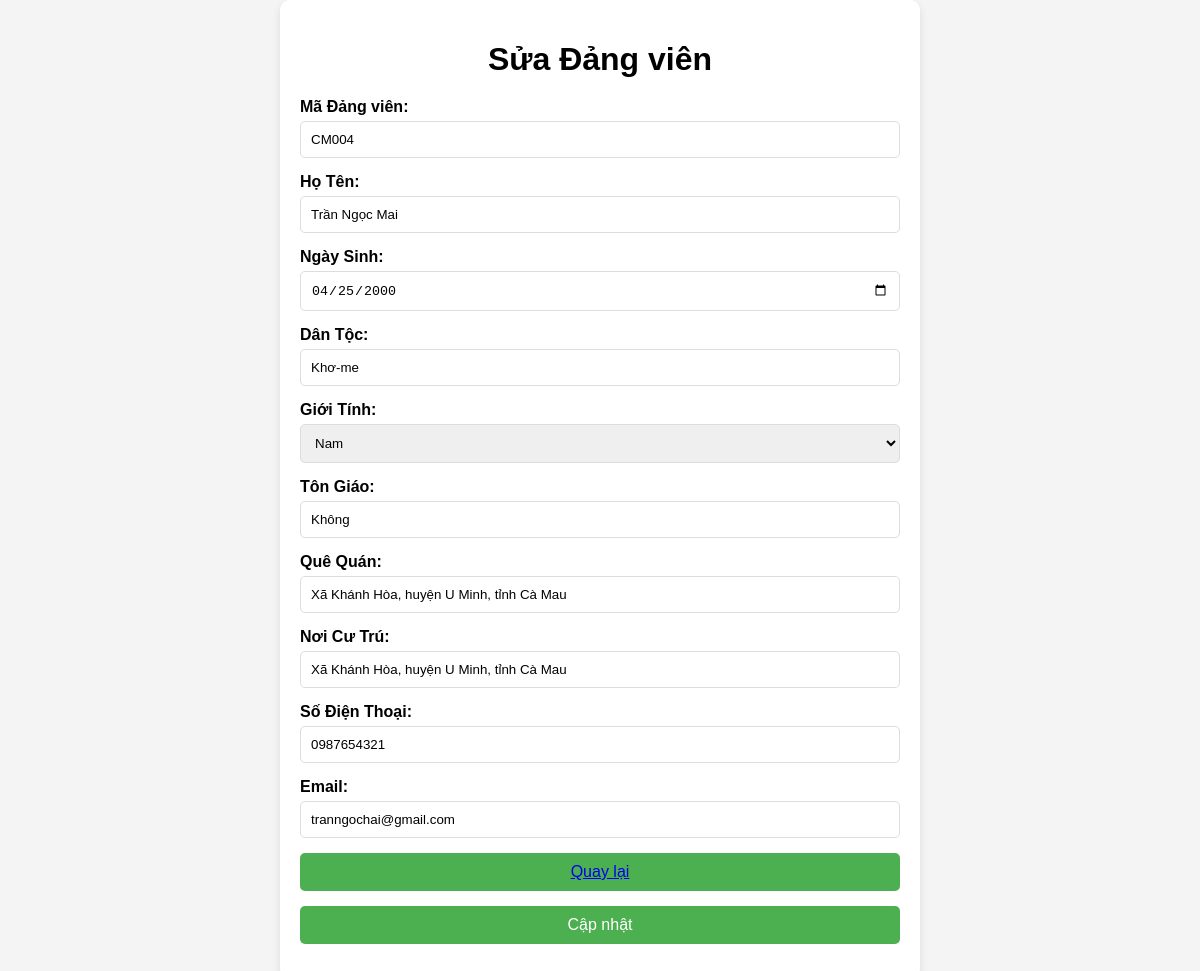
Page /admin/ChucNang/form_add_edit_dang_vien.php?maDangVien=CM004 on the committed database.
### tables this page shows
CREATE TABLE `lylichdangvien` (
  `maDangVien` varchar(255) NOT NULL,
  `hoTen` varchar(255) NOT NULL,
  `ngaySinh` date NOT NULL,
  `danToc` varchar(50) NOT NULL,
  `gioiTinh` varchar(50) NOT NULL,
  `tonGiao` varchar(50) NOT NULL,
  `queQuan` varchar(50) NOT NULL,
  `noiCuTru` varchar(50) NOT NULL,
  `soDienThoai` varchar(50) NOT NULL,
  `email` varchar(50) NOT NULL
);

### admin/ChucNang/form_add_edit_dang_vien.php (the view, shortened to what this page needs)
<?php
require "../Config/connect_db.php";
$isEdit = isset($_GET['maDangVien']);
$data = [];
if ($isEdit) {
    $maDangVien = $_GET['maDangVien'];
    $sql = "SELECT * FROM lylichdangvien WHERE maDangVien = ?";
    $stmt = $conn->prepare($sql);
    $stmt->bind_param("s", $maDangVien);
    $stmt->execute();
    $result = $stmt->get_result();
    $data = $result->fetch_assoc();
}
?>
<!DOCTYPE html>
<html lang="en">
<head>
</head>
<body>
    <div class="form-container">
        <h1><?php echo $isEdit ? "Sửa Đảng viên" : "Thêm Đảng viên"; ?></h1>
        <form method="POST">
        <label>Mã Đảng viên:</label>
            <input type="text" name="maDangVien" value="<?php echo $isEdit ? $data['maDangVien']: ''; ?>" <?php echo $isEdit ? 'readonly' : ''; ?> required>
            <label>Họ Tên:</label>
            <input type="text" name="hoTen" value="<?php echo $isEdit ? $data['hoTen'] : ''; ?>" required>
            <label>Ngày Sinh:</label>
            <input type="date" name="ngaySinh" value="<?php echo $isEdit ? $data['ngaySinh'] : ''; ?>" required>
            <label>Dân Tộc:</label>
            <input type="text" name="danToc" value="<?php echo $isEdit ? $data['danToc'] : ''; ?>" required>
            <label>Giới Tính:</label>
            <select name="gioiTinh" required>
                <option value="Nam" <?php echo ($isEdit && $data['gioiTinh'] === 'Nam') ? 'selected' : ''; ?>>Nam</option>
            </select>
            <label>Tôn Giáo:</label>
            <input type="text" name="tonGiao" value="<?php echo $isEdit ? $data['tonGiao'] : ''; ?>" required>
            <label>Quê Quán:</label>
            <input type="text" name="queQuan" value="<?php echo $isEdit ? $data['queQuan'] : ''; ?>" required>
            <label>Nơi Cư Trú:</label>
            <input type="text" name="noiCuTru" value="<?php echo $isEdit ? $data['noiCuTru'] : ''; ?>" required>
            <label>Số Điện Thoại:</label>
            <input type="text" name="soDienThoai" value="<?php echo $isEdit ? $data['soDienThoai'] : ''; ?>" required>
            <label>Email:</label>
            <input type="email" name="email" value="<?php echo $isEdit ? $data['email'] : ''; ?>" required>
            <button><a href="../dang_vien.php">Quay lại</a></button>
            <button type="submit"><?php echo $isEdit ? "Cập nhật" : "Thêm mới"; ?></button>
        </form>
    </div>
</body>
</html>

### admin/ChucNang/form_add_edit_dang_vien.php (style rules this page uses)
body { font-family: Arial, sans-serif; background-color: #f4f4f4; margin: 0; padding: 0; display: flex; justify-content: center; align-items: center; min-height: 100vh; }
.form-container { width: 100%; max-width: 600px; background: #ffffff; padding: 20px; border-radius: 10px; box-shadow: 0 4px 8px rgba(0, 0, 0, 0.1); }
.form-container h1 { text-align: center; margin-bottom: 20px; }
.form-container label { display: block; font-weight: bold; margin-bottom: 5px; }
.form-container input, .form-container select, .form-container button { width: 100%; padding: 10px; margin-bottom: 15px; border: 1px solid #ddd; border-radius: 5px; box-sizing: border-box; }
.form-container button { background-color: #4CAF50; color: white; font-size: 16px; cursor: pointer; transition: background-color 0.3s ease; border: none; }

### rows in the picture
lylichdangvien: maDangVien "CM004", hoTen "Trần Ngọc Mai", ngaySinh "04/25/2000", danToc "Khơ-me", gioiTinh "Nam", tonGiao "Không", queQuan "Xã Khánh Hòa, huyện U Minh, tỉnh Cà Mau", noiCuTru "Xã Khánh Hòa, huyện U Minh, tỉnh Cà Mau", soDienThoai "0987654321", email "tranngochai@gmail.com"
